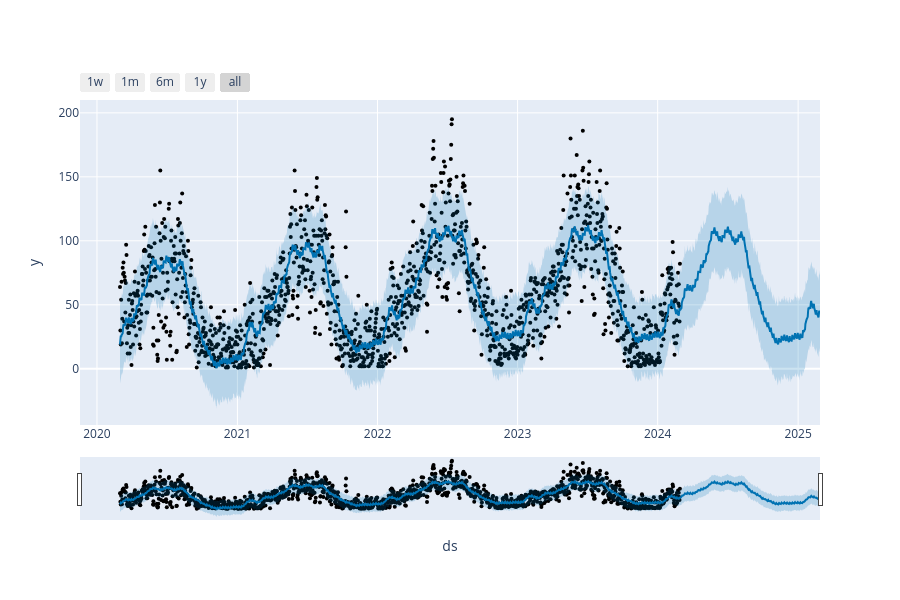

The code cell stored with this chart in its notebook:
### Code cell
from prophet.plot import plot_plotly
fig = plot_plotly(modelo, previsao)
fig.show()

### Figure 1 — Plotly figure (JSON) as saved in the notebook; plotly's stock layout.template omitted (floating-point values rounded to 4 significant figures; data arrays with more than 128 entries replaced by an {"elided": "..."} marker saying what was removed)
{"data": [{"marker": {"color": "black", "size": 4}, "mode": "markers", "name": "Actual", "type": "scatter", "x": {"elided": "1460 str values"}, "y": {"elided": "1460 int values"}}, {"hoverinfo": "skip", "line": {"width": 0}, "mode": "lines", "type": "scatter", "x": {"elided": "1825 str values"}, "y": {"elided": "1825 float values"}}, {"fill": "tonexty", "fillcolor": "rgba(0, 114, 178, 0.2)", "line": {"color": "#0072B2", "width": 2}, "mode": "lines", "name": "Predicted", "type": "scatter", "x": {"elided": "1825 str values"}, "y": {"elided": "1825 float values"}}, {"fill": "tonexty", "fillcolor": "rgba(0, 114, 178, 0.2)", "hoverinfo": "skip", "line": {"width": 0}, "mode": "lines", "type": "scatter", "x": {"elided": "1825 str values"}, "y": {"elided": "1825 float values"}}], "layout": {"height": 600, "showlegend": false, "width": 900, "xaxis": {"rangeselector": {"buttons": [{"count": 7, "label": "1w", "step": "day", "stepmode": "backward"}, {"count": 1, "label": "1m", "step": "month", "stepmode": "backward"}, {"count": 6, "label": "6m", "step": "month", "stepmode": "backward"}, {"count": 1, "label": "1y", "step": "year", "stepmode": "backward"}, {"step": "all"}]}, "rangeslider": {"visible": true}, "title": {"text": "ds"}, "type": "date"}, "yaxis": {"title": {"text": "y"}}}}
